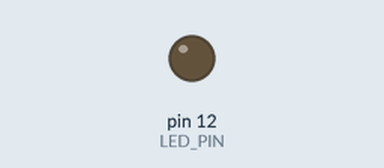
Recording of a sketch running on a simulated Arduino Uno, built with avr-gcc and run on an emulated ATmega328P. Parts: output pins drawn as LEDs (lit = HIGH).

Above: at 0.77 s.
At 31.65 s:
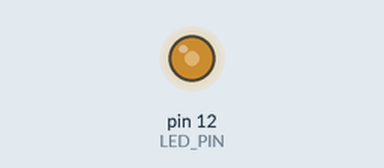
At 38.21 s:
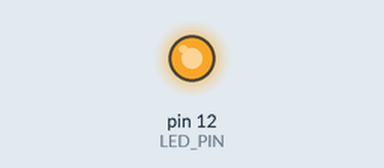
Timing chart, 0 to 40.0 s (numbered marks = the images above):
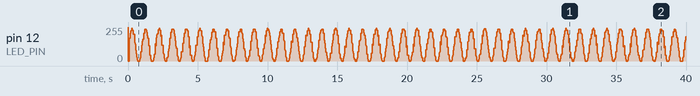

The sketch:

SinusLedFader.ino
```cpp
/*
  SinusLedFader

  Fades the LED with a sinus.
  The PWM frequency is set to 50 Hz. This should be faster than your eye
  could detect.
  The duty cycle is calculated from the sin() function.
  One complete sinus is 2*Pi radians.
  The number of ticks to complete one sinus period is then
  UPDATE_FREQ_HZ
  The resulting sinus is between -1 and 1 and should correspond to
  our duty cycle 0 to PERIOD_TIME_MS.
  I.e. offset by 1.0 then divide by 2 and multiply by PERIOD_TIME_MS

  Led connected to pin 13.

  Created 2014-11-19
  By Jean Rostrom

 */

#define UPDATE_FREQ_HZ       60
#define PERIOD_TIME_MS       (1000/UPDATE_FREQ_HZ)
#define BLINK_FREQUENCY_HZ   1.0
#define LED_PIN              12

unsigned int get_pulse_width(unsigned int Tick) {
float pulse_width;
  pulse_width = 1.0 + sin( ( (float) Tick * 2.0 * PI * BLINK_FREQUENCY_HZ ) / UPDATE_FREQ_HZ );
  pulse_width = (PERIOD_TIME_MS*pulse_width)/2;
  return( (unsigned int) pulse_width );
}

void setup() {
  pinMode(LED_PIN, OUTPUT);
}

void loop() {
unsigned int pulse_width = 0;
static unsigned int ticks = 0;

  pulse_width = get_pulse_width(ticks++);              // get the pulse width in ms

  digitalWrite(LED_PIN, HIGH);                         // turn the LED on (HIGH is the voltage level)
  delay(pulse_width);                                  // wait for pulse width on time

  digitalWrite(LED_PIN, LOW);                          // turn the LED off by making the voltage LOW
  delay(PERIOD_TIME_MS - pulse_width);                 // wait for the remaining off time

  if(ticks >= UPDATE_FREQ_HZ / BLINK_FREQUENCY_HZ ) {  // get the number of ticks in one cycle
    ticks = 0;                                         // reset the ticks counter
  }
}
```
